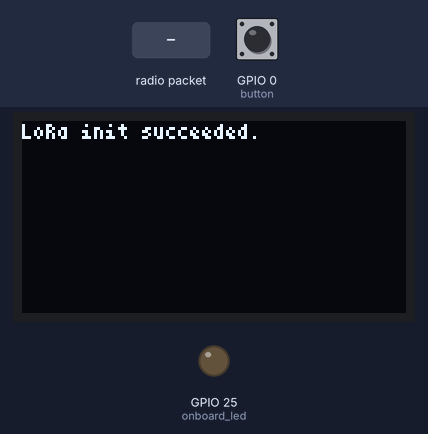
The sketch below on a simulated ESP32. Shown: 128×64 one-colour display, output pins drawn as LEDs (lit = HIGH). Dashed ring = blinking. The test bench sets the inputs (shaded band); at power-on: GPIO 0 (button) HIGH. No radio packets arrive unless stated; what the sketch prints to the serial monitor is not drawn.

Above: at 2.3 s.
2.4 s: GPIO 0 (button) pulled LOW for 0.15 s
At 3.8 s:
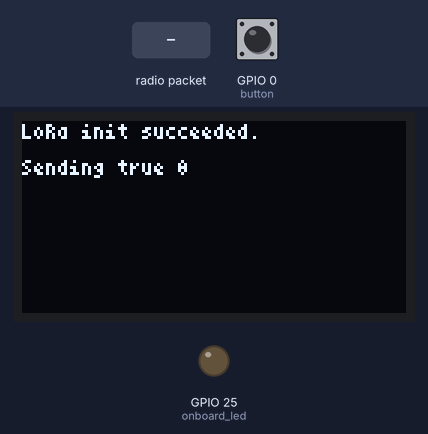
4.1 s: radio packet "1" arrives
At 5.3 s:
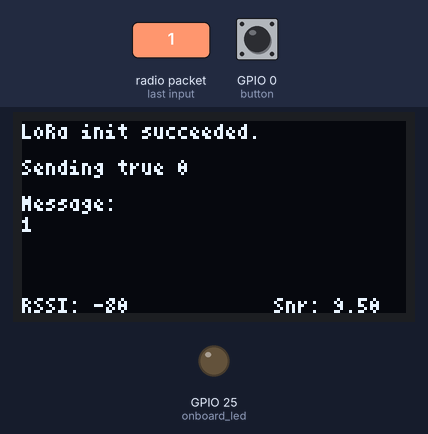
5.6 s: GPIO 0 (button) pulled LOW for 1 s
At 5.78 s:
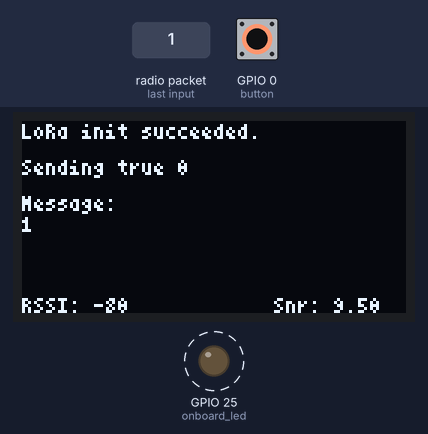
8.1 s: radio packet "0" arrives
At 8.8 s:
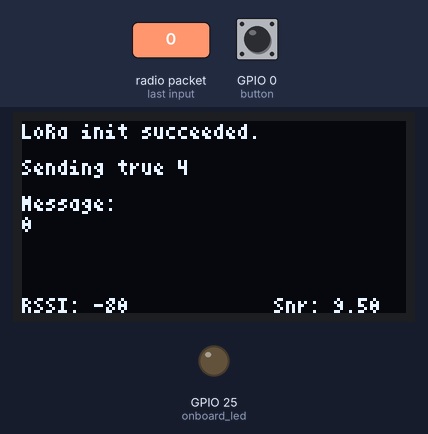
Timing chart, 0 to 10.6 s (numbered marks = the images above; inputs shaded):
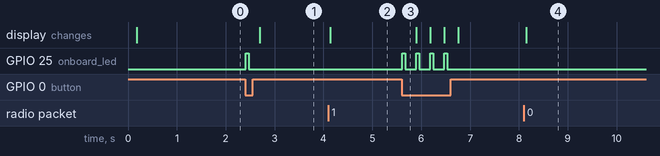

Measured:
- after the input at 2.4 s, GPIO 25 (onboard_led): LOW → HIGH at once, → LOW 0.06 s later; the display: changes after 0.30 s (image 1)
- after the input at 4.1 s, the display: changes at once (image 2)
- after the input at 5.6 s, GPIO 25 (onboard_led): alternates HIGH for 0.06 s and LOW for 0.23 s, 8 changes in all, then stays LOW, starting at once
- after the input at 8.1 s, the display: changes after 0.05 s (image 4)

The sketch:

LoRa-Heltek.ino
```cpp
#include <LoRa.h>
#include <Arduino.h>
#include <U8g2lib.h>
#include <Wire.h>

U8G2_SSD1306_128X64_NONAME_F_HW_I2C u8g2(U8G2_R0, /* reset=*/ 16, /* clock=*/ 15, /* data=*/ 4);   // ESP32 Thing, HW I2C with pin remapping for Heltek LoRa ESP32 V2

#define BAND    433E6                         //you can set band here directly,e.g. 868E6,915E6

#define LORA_DEFAULT_SPI           SPI;
#define LORA_DEFAULT_SPI_FREQUENCY 8E6 ;
#define LORA_DEFAULT_SS_PIN        18;
#define LORA_DEFAULT_RESET_PIN     14;
#define LORA_DEFAULT_DIO0_PIN      26;


byte msgCount = 0;                           // count of outgoing messages


void setup()
{
  pinMode(25, OUTPUT);                       //onboard led
  Serial.begin(115200);
  u8g2.begin();

  LoRa.setPins(18, 14, 26);                  //(ss, reset, dio0-interrupt)
  LoRa.begin(433000000);
  Serial.println("Start");
  delay(100);
  LoRa.setFrequency(433000000);
  LoRa.setTxPower(20);
  LoRa.setSpreadingFactor(11);       //6-12
  LoRa.setSignalBandwidth(125E3);    //7.8E3, 10.4E3, 15.6E3, 20.8E3, 31.25E3, 41.7E3, 62.5E3, 125E3(def), 250E3
  LoRa.setCodingRate4(8);            //Supported values are between 5 and 8, these correspond to coding rates of 4/5 and 4/8.
  LoRa.enableCrc();


  Serial.println("LoRa init succeeded.");

  u8g2.clearBuffer();          // clear the internal memory
  u8g2.setFont(u8g2_font_4x6_mf); // choose a suitable font
  u8g2.drawStr(0, 6, "LoRa init succeeded."); // write something to the internal memory
  // u8g2.drawStr(0, 12, "1234567890AWQMN_SomeTestString");
  u8g2.sendBuffer();          // transfer internal memory to the display
  delay(1000);
}

void loop()
{
  if (digitalRead(0) == false)                       //PRG button click
  {
    String message = "true ";   // send a message
    message += msgCount;

    Serial.println("Sending " + message);
    u8g2.drawStr(0, 18, "Sending ");
    u8g2.setCursor(32, 18);
    u8g2.print(message);
    sendMessage(message);  //////////////////////////////////////////////////////////////////////////////////////////////////////////////////////
    delay(200);
    msgCount++;
  }

  // parse for a packet, and call onReceive with the result:
  onReceive(LoRa.parsePacket());
  u8g2.sendBuffer();
}

void sendMessage(String outgoing)
{
  digitalWrite(25, HIGH);
  LoRa.beginPacket();                   // start packet
  LoRa.print(outgoing);                 // add payload
  LoRa.endPacket();                     // finish packet and send it
  digitalWrite(25, LOW);
}

void onReceive(int packetSize)
{
  if (packetSize == 0) return;          // if there's no packet, return

  // read packet header bytes:
  String incoming = "";

  while (LoRa.available())
  {
    incoming += (char)LoRa.read();
  }

  Serial.println("Message: " + incoming);
  Serial.println("RSSI: " + String(LoRa.packetRssi()));
  Serial.println("Snr: " + String(LoRa.packetSnr()));


  u8g2.setCursor(0, 30);
  u8g2.print("Message: ");
  u8g2.setCursor(0, 37);
  u8g2.print(incoming);
  u8g2.setCursor(0, 64);
  u8g2.print("RSSI: " + String(LoRa.packetRssi()));
  u8g2.setCursor(84, 64);
  u8g2.print("Snr: " + String(LoRa.packetSnr()));
  u8g2.sendBuffer();
}
```
